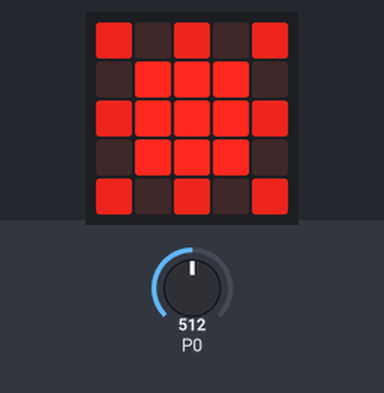
Simulated run of this program. Board: BBC micro:bit running MicroPython. On the bench: the board's 5×5 LED display. Inputs (shaded band) come from the test bench; at power-on: P0 = 512 (analog values on the 0–1023 scale).

Above: at 1.2 s.
1.3 s: P0 set to 214
2.8 s: P0 set to 184
At 3.3 s:
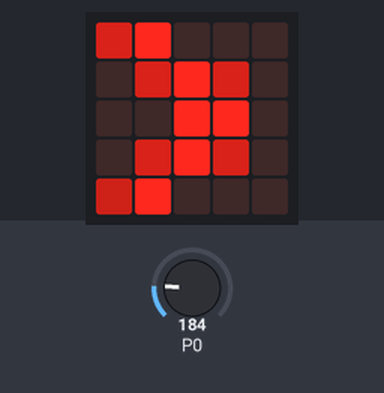
4.3 s: P0 set to 210
At 5.5 s:
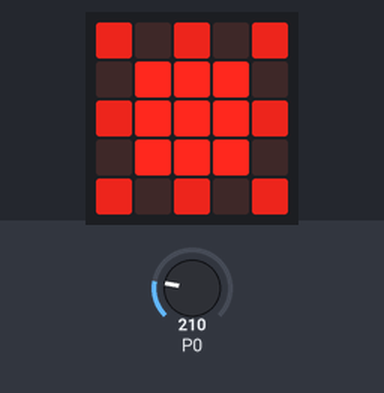
5.8 s: P0 set to 190
At 6.8 s:
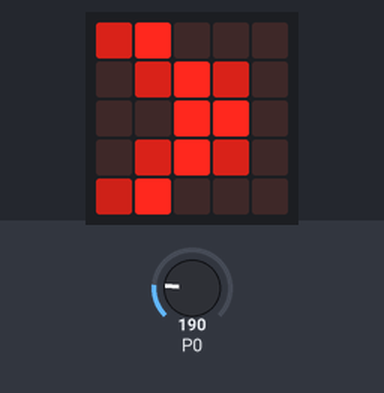
Timing chart, 0 to 8.3 s (numbered marks = the images above; inputs shaded):
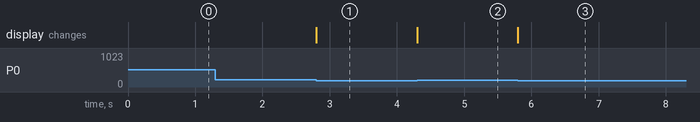

Measured:
- the behaviour switches between 200 and 199 on P0 (found by bisection; images 0 and 1)
- after the input at 1.3 s, every drawn part: stays the same
- after the input at 2.8 s, the display: changes at once (image 1)
- after the input at 4.3 s, the display: changes at once (image 2)
- after the input at 5.8 s, the display: changes at once (image 3)

The program:

kitronic_02.py
```python
from microbit import *

sun = Image("70707:09990:79997:09990:70707")
moon = Image("59000:05950:00990:05950:49000")


def main():
    while True:
        light = pin0.read_analog()
        if light < 200:
            display.show(moon)
        else:
            display.show(sun)


if __name__ == "__main__":
    main()
```
